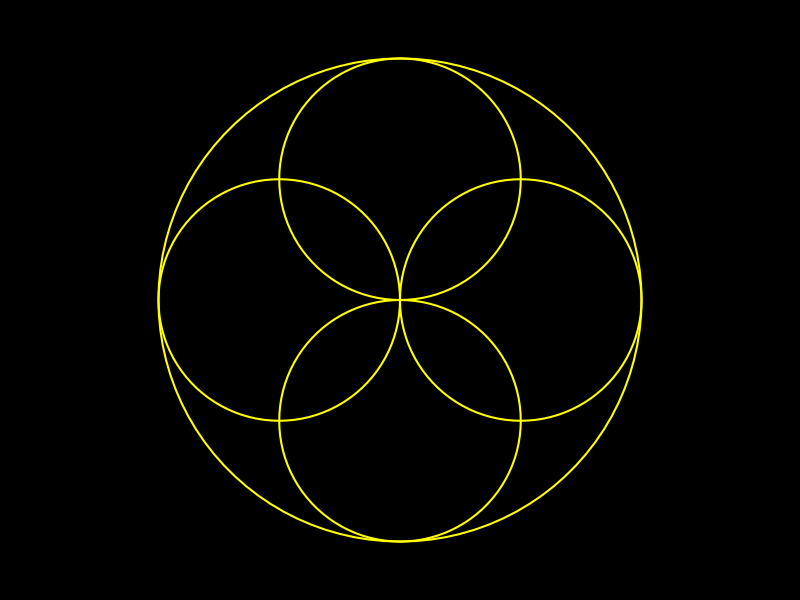
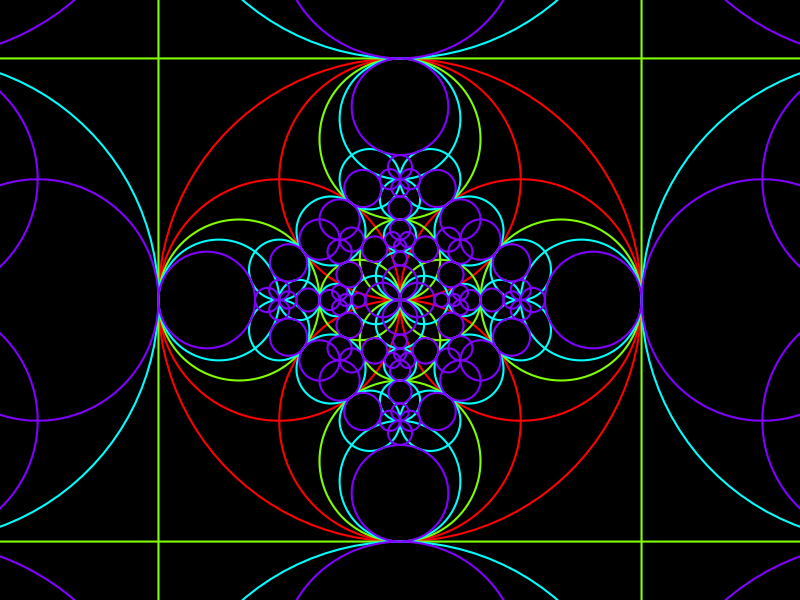

These figures' R source, in order:
## ---- chunk 1
knitr::opts_chunk$set(collapse = TRUE, fig.path="./figures/Inversions-")
## ---- chunk 2
# squared modulus
Mod2 <- function(z){
  Re(z)^2 + Im(z)^2
}
# image of a circle
iotaCircle <- function(c, r, circle, tol = sqrt(.Machine$double.eps)){
  z0 <- circle$center; R0 <- circle$radius
  z1 <- (z0-c)/r
  D1 <- (R0/r)^2 - Mod2(z1)
  if(abs(D1) > tol){
    z2 <- -z1/D1
    R2 <- sqrt(Mod2(z2) + 1/D1)
    out <- list(center = r*z2+c, radius = r*R2)
    attr(out, "type") <- "circle"
  }else{
    theta2 <- Arg(z1) %% (2*pi)
    w2 <- ifelse(Im(z1) == 0, 1/2/Re(z1), 1i/2/Im(z1))
    w3 <- r*w2 + c
    out <- list(
      theta = theta2, 
      offset = (Re(z1)*Re(w3)+Im(z1)*Im(w3))/Mod(z1)
    )
    attr(out, "type") <- "line"
  }
  out
}
## ---- chunk 3
circumcircle <- function(z1,z2,z3){
  x1 <- Re(z1); y1 <- Im(z1); p1 <- c(x1,y1)
  x2 <- Re(z2); y2 <- Im(z2); p2 <- c(x2,y2)
  x3 <- Re(z3); y3 <- Im(z3); p3 <- c(x3,y3)
  a <- det(cbind(rbind(p1,p2,p3),1))
  q1 <- c(crossprod(p1)); q2 <- c(crossprod(p2)); q3 <- c(crossprod(p3))
  q <- c(q1,q2,q3)
  x <- c(x1,x2,x3)
  y <- c(y1,y2,y3)
  Dx <- det(cbind(q,y,1))
  Dy <- -det(cbind(q,x,1))
  c <- det(cbind(q,x,y))
  center <- c(Dx,Dy)/a/2
  r <- sqrt(c(crossprod(center-p1)))
  list(center = center[1] + 1i*center[2], radius = r)
}
## ---- chunk 4
# define iota
c <- 1 + 2i; r <- 3
iota <- function(z){
  c + r^2/Conj(z-c)
}
# define C0 - a case when iota(C0) is a circle ####
z0 <- 2 + 3i; R0 <- 2
iotaCircle(c, r, circle = list(center = z0, radius = R0))
circumcircle(iota(z0+R0), iota(z0-R0), iota(z0+1i*R0))
# now, a case when iota(C0) is a line ####
R0 <- sqrt(2)
w1 <- iota(z0+R0); w2 <- iota(z0-R0); w3 <- iota(z0+1i*R0)
(w2-w1)/(w3-w1) # aligned <=> Im = 0
(L <- iotaCircle(c, r, circle = list(center = z0, radius = R0)))
cos(L$theta)*Re(w1) + sin(L$theta)*Im(w1) # = L$offset
cos(L$theta)*Re(w2) + sin(L$theta)*Im(w2) # = L$offset
cos(L$theta)*Re(w3) + sin(L$theta)*Im(w3) # = L$offset
## ---- chunk 5
iotaLine <- function(c, r, line, tol = sqrt(.Machine$double.eps)){
  theta0 <- line$theta; d0 <- line$offset
  w0 <- ifelse(sin(theta0) == 0, d0/cos(theta0), 1i*d0/sin(theta0))
  w1 <- (w0-c)/r
  D1 <- 2 * (cos(theta0)*Re(w1) + sin(theta0)*Im(w1))
  if(abs(D1)>tol){
    gamma1 <- cos(theta0) + 1i*sin(theta0)
    z2 <- gamma1/D1
    R2 <- Mod(gamma1/D1)
    out <- list(center = r*z2+c, radius = r*R2)
    attr(out, "type") <- "circle"
  }else{
    out <- list(
      theta = theta0, 
      offset = cos(theta0)*Re(c)+sin(theta0)*Im(c)
    )
    attr(out, "type") <- "line"
  }
  out
}
## ---- chunk 6
# define L0
theta0 <- 1; d0 <- 2
theta0 <- pi/4; d0 <- 0
# take three points on iota(L0)
x <- c(0,1,2)
y <- (d0 - cos(theta0)*x) / sin(theta0)
w1 <- iota(x[1] + 1i*y[1])
w2 <- iota(x[2] + 1i*y[2])
w3 <- iota(x[3] + 1i*y[3])
# check
circumcircle(w1,w2,w3)
iotaLine(c, r, list(theta = theta0, offset = d0))
## ---- chunk 7
# define iota
c <- 1-1i 
iota <- function(z){
  c + r^2/Conj(z-c)
}
# define L0
theta0 <- pi/4; d0 <- 0
# take three points on iota(L0)
x <- c(0,2,4)
y <- (d0 - cos(theta0)*x) / sin(theta0)
w1 <- iota(x[1] + 1i*y[1])
w2 <- iota(x[2] + 1i*y[2])
w3 <- iota(x[3] + 1i*y[3])
# check
(w2-w1)/(w3-w1) # aligned <=> Im = 0
( L <- iotaLine(c, r, list(theta = theta0, offset = d0)) )
cos(L$theta)*Re(w1) + sin(L$theta)*Im(w1) # = L$offset
cos(L$theta)*Re(w2) + sin(L$theta)*Im(w2) # = L$offset
cos(L$theta)*Re(w3) + sin(L$theta)*Im(w3) # = L$offset
## ---- chunk 8
iotaGcircle <- function(c, r, gcircle){
  if(attr(gcircle, "type") == "circle"){
    iotaCircle(c, r, gcircle)
  }else{
    iotaLine(c, r, gcircle)
  }
}
## ---- chunk 9
library(plotrix)
drawLine <- function(line, ...){
  theta <- line$theta; offset <- line$offset
  if(sin(theta) != 0){
    abline(a = offset/sin(theta), b = -1/tan(theta), ...)
  }else{
    abline(v = offset/cos(theta), ...)
  }
}
drawCircle <- function(circle, ...){
  draw.circle(Re(circle$center), Im(circle$center), circle$radius, ...)
}
drawGcircle <- function(gcircle, color = "black", ...){
  if(attr(gcircle, "type") == "circle"){
    drawCircle(gcircle, border = color, ...)
  }else{
    drawLine(gcircle, col = color, ...)
  }
}
## ---- chunk 10
# generation 0
gen0 <- sapply(c(0, pi/2, pi, 3*pi/2), function(beta){
  out <- list(center = cos(beta)+1i*sin(beta), radius = 1, gen = 0)
  attr(out, "type") <- "circle"
  out
}, simplify = FALSE)
gen0[[5]] <- list(center = 0+0i, radius = 2, gen = 0)
attr(gen0[[5]], "type") <- "circle"
# plot
par(bg = "black", mar = c(0,0,0,0))
plot(0, 0, type="n", xlim=c(-2.3,2.3), ylim=c(-2.3,2.3),   
     asp=1, axes=FALSE, xlab=NA, ylab=NA)
invisible(lapply(gen0, drawGcircle, color = "yellow", lwd = 2))
## ---- chunk 11
# generation 1
n0 <- length(gen0)
n1 <- n0*(n0-1)
gen1 <- vector("list", n1)
k <- 0
while(k < n1){
  for(j in 1:n0){
    for(i in 1:n0){
      if(i != j){
        k <- k+1
        gen1[[k]] <- 
          iotaGcircle(gen0[[i]]$center, gen0[[i]]$radius, gen0[[j]])
        gen1[[k]]$base <- i
        gen1[[k]]$gen <- 1
      }
    }
  }
}
## ---- chunk 12
# generation 2
n2 <- n0*n1-n1
gen2 <- vector("list", n2)
k <- 0
while(k < n2){
  for(j in 1:n1){
    for(i in 1:n0){
      if(gen1[[j]]$base != i){
        k <- k+1
        gen2[[k]] <- 
          iotaGcircle(gen0[[i]]$center, gen0[[i]]$radius, gen1[[j]])
        gen2[[k]]$base <- i
        gen2[[k]]$gen <- 2
      }
    }
  }
}
# generation 3
n3 <- n0*n2-n2
gen3 <- vector("list", n3)
k <- 0
while(k < n3){
  for(j in 1:n2){
    for(i in 1:n0){
      if(gen2[[j]]$base != i){
        k <- k+1
        gen3[[k]] <- 
          iotaGcircle(gen0[[i]]$center, gen0[[i]]$radius, gen2[[j]])
        gen3[[k]]$gen <- 3
      }
    }
  }
}
## ---- chunk 13
gcircles <- c(gen0, gen1, gen2, gen3)
length(gcircles)
## ---- chunk 14
uniqueWith <- function(v, f){
  size <- length(v)
  for(i in seq_len(size-1L)){
    j <- i + 1L
    while(j <= size){
      if(f(v[[j]],v[[i]])){
        v <- v[-j]
        size <- size - 1L
      }else{
        j <- j + 1L
      }
    }
  }
  v[1L:size]
}
# examples ####
v <- c(1,1,2,1,3,4,3,5,5)
uniqueWith(v, `==`)
uniqueWith(v, function(x,y) (x-y) %% 3 == 0)
v <- list(a="you", b="are", c="great")
uniqueWith(v, function(x,y) nchar(x) == nchar(y))
## ---- chunk 15
f <- function(gcircle1, gcircle2){
  if(attr(gcircle1, "type") == attr(gcircle2, "type")){
    if(attr(gcircle1, "type") == "circle"){
      Mod(gcircle1$center-gcircle2$center) < 1e-5 && 
        abs(gcircle1$radius-gcircle2$radius) < 1e-5
    }else{
      abs(cos(gcircle1$theta)-cos(gcircle2$theta)) < 1e-5 &&
        abs(sin(gcircle1$theta)-sin(gcircle2$theta)) < 1e-5 &&
        abs(gcircle1$offset-gcircle2$offset) < 1e-5
    }
  }else{
    FALSE
  }
}
## ---- chunk 16
gcircles <- uniqueWith(gcircles, f)
length(gcircles)
## ---- chunk 17
draw <- function(gcircle, colors=rainbow(4), ...){
  drawGcircle(gcircle, color = colors[1+gcircle$gen], ...)
}
par(mar = c(0,0,0,0), bg = "black")
plot(0, 0, type="n", xlim=c(-2.3,2.3), ylim=c(-2.3,2.3),  
     asp=1, axes=FALSE, xlab=NA, ylab=NA)
invisible(lapply(gcircles, draw, lwd=2))
